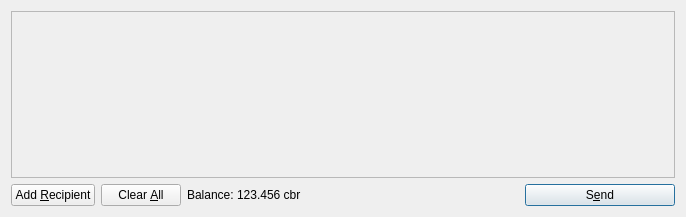
<?xml version="1.0" encoding="UTF-8"?>
<ui version="4.0">
 <class>SendCoinsDialog</class>
 <widget class="QDialog" name="SendCoinsDialog">
  <property name="geometry">
   <rect>
    <x>0</x>
    <y>0</y>
    <width>686</width>
    <height>217</height>
   </rect>
  </property>
  <property name="windowTitle">
   <string>Send Coins</string>
  </property>
  <layout class="QVBoxLayout" name="verticalLayout">
   <item>
    <widget class="QScrollArea" name="scrollArea">
     <property name="widgetResizable">
      <bool>true</bool>
     </property>
     <widget class="QWidget" name="scrollAreaWidgetContents">
      <property name="geometry">
       <rect>
        <x>0</x>
        <y>0</y>
        <width>666</width>
        <height>165</height>
       </rect>
      </property>
      <layout class="QVBoxLayout" name="verticalLayout_2">
       <property name="margin">
        <number>0</number>
       </property>
       <item>
        <layout class="QVBoxLayout" name="entries">
         <property name="spacing">
          <number>6</number>
         </property>
        </layout>
       </item>
       <item>
        <spacer name="verticalSpacer">
         <property name="orientation">
          <enum>Qt::Vertical</enum>
         </property>
         <property name="sizeHint" stdset="0">
          <size>
           <width>20</width>
           <height>40</height>
          </size>
         </property>
        </spacer>
       </item>
      </layout>
     </widget>
    </widget>
   </item>
   <item>
    <layout class="QHBoxLayout" name="horizontalLayout">
     <item>
      <widget class="QPushButton" name="addButton">
       <property name="toolTip">
        <string>Send to multiple recipients at once</string>
       </property>
       <property name="text">
        <string>Add &amp;Recipient</string>
       </property>
       <property name="icon">
        <iconset resource="../bitcoin.qrc">
         <normaloff>:/icons/add</normaloff>:/icons/add</iconset>
       </property>
       <property name="autoDefault">
        <bool>false</bool>
       </property>
      </widget>
     </item>
     <item>
      <widget class="QPushButton" name="clearButton">
       <property name="sizePolicy">
        <sizepolicy hsizetype="Minimum" vsizetype="Fixed">
         <horstretch>0</horstretch>
         <verstretch>0</verstretch>
        </sizepolicy>
       </property>
       <property name="toolTip">
        <string>Remove all transaction fields</string>
       </property>
       <property name="text">
        <string>Clear &amp;All</string>
       </property>
       <property name="icon">
        <iconset resource="../bitcoin.qrc">
         <normaloff>:/icons/remove</normaloff>:/icons/remove</iconset>
       </property>
       <property name="autoRepeatDelay">
        <number>300</number>
       </property>
       <property name="autoDefault">
        <bool>false</bool>
       </property>
      </widget>
     </item>
     <item>
      <layout class="QHBoxLayout" name="horizontalLayout_2">
       <property name="spacing">
        <number>3</number>
       </property>
       <item>
        <widget class="QLabel" name="label">
         <property name="text">
          <string>Balance:</string>
         </property>
        </widget>
       </item>
       <item>
        <widget class="QLabel" name="labelBalance">
         <property name="cursor">
          <cursorShape>IBeamCursor</cursorShape>
         </property>
         <property name="text">
          <string>123.456 cbr</string>
         </property>
         <property name="textInteractionFlags">
          <set>Qt::LinksAccessibleByMouse|Qt::TextSelectableByKeyboard|Qt::TextSelectableByMouse</set>
         </property>
        </widget>
       </item>
      </layout>
     </item>
     <item>
      <spacer name="horizontalSpacer">
       <property name="orientation">
        <enum>Qt::Horizontal</enum>
       </property>
       <property name="sizeHint" stdset="0">
        <size>
         <width>40</width>
         <height>20</height>
        </size>
       </property>
      </spacer>
     </item>
     <item>
      <widget class="QPushButton" name="sendButton">
       <property name="minimumSize">
        <size>
         <width>150</width>
         <height>0</height>
        </size>
       </property>
       <property name="toolTip">
        <string>Confirm the send action</string>
       </property>
       <property name="text">
        <string>S&amp;end</string>
       </property>
       <property name="icon">
        <iconset resource="../bitcoin.qrc">
         <normaloff>:/icons/send</normaloff>:/icons/send</iconset>
       </property>
       <property name="default">
        <bool>true</bool>
       </property>
      </widget>
     </item>
    </layout>
   </item>
  </layout>
 </widget>
 <resources>
  <include location="../bitcoin.qrc"/>
 </resources>
 <connections/>
</ui>
